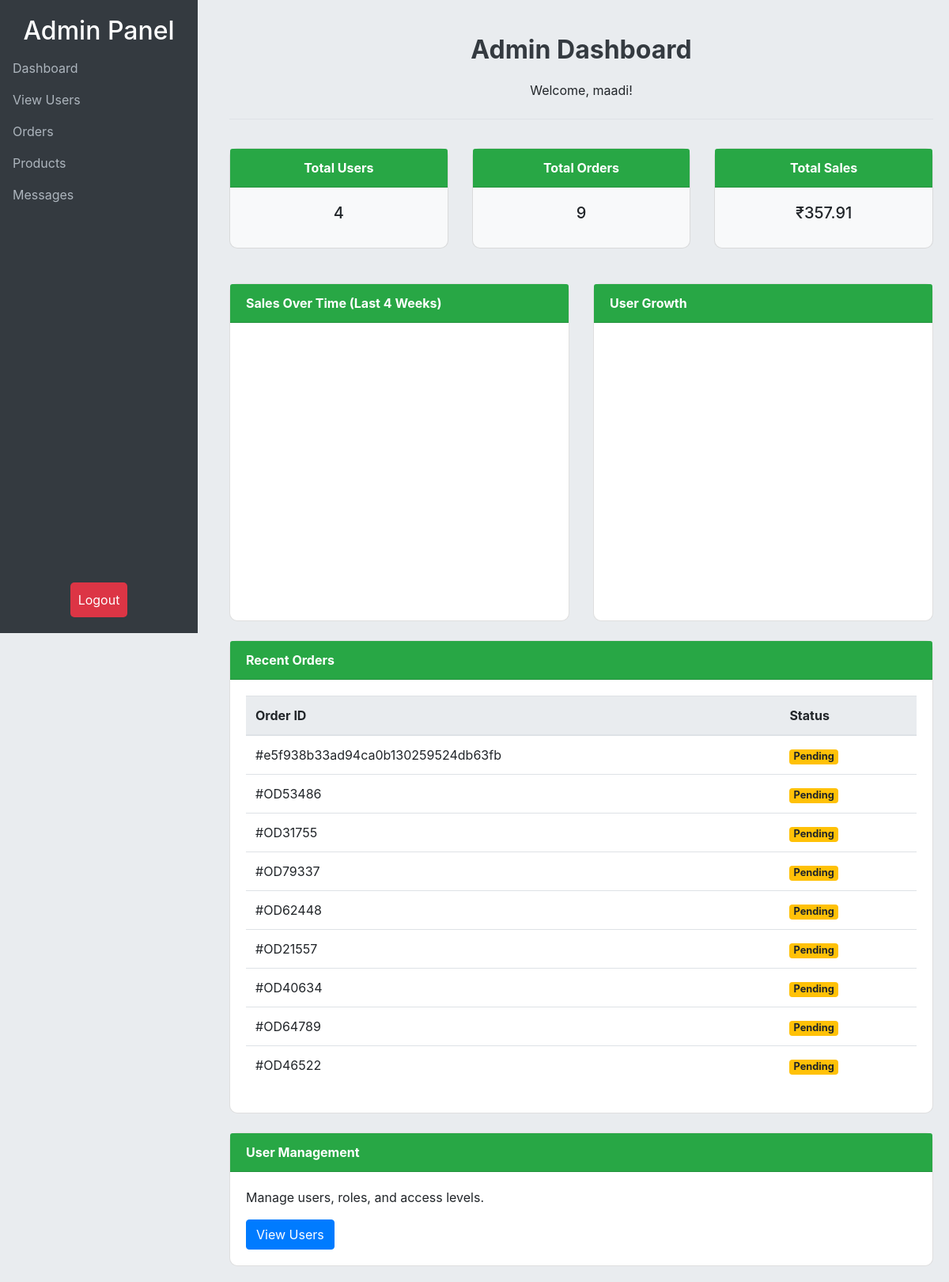
Page /custom_admin/dashboard/ (signed in) on the earlier database version.
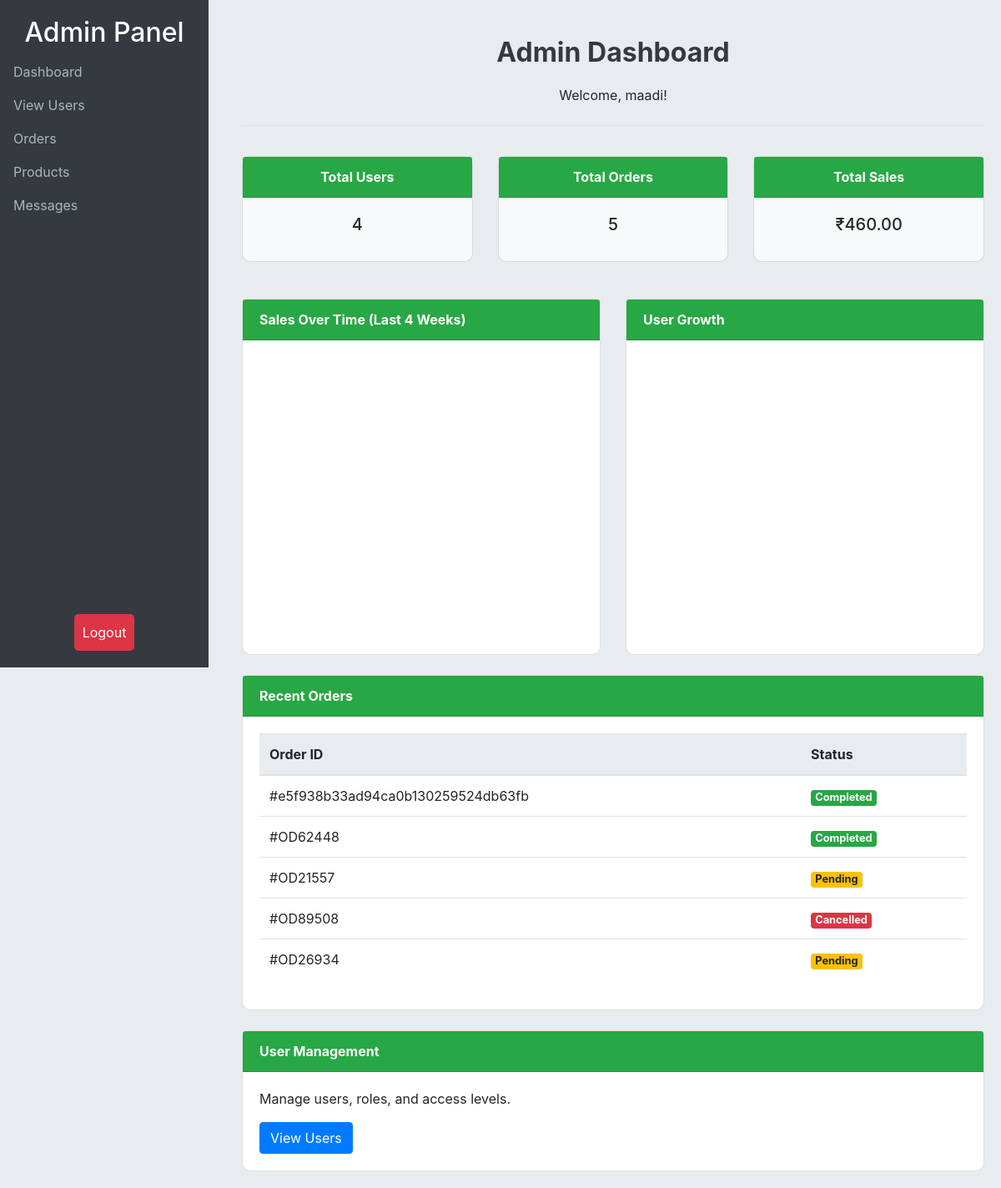
Same page on the later database version.
### shop/models.py (models this page shows, shortened)
class Order(models.Model):
    order_id = models.CharField(max_length=10, unique=True, editable=False)  # Format: ODxxxxx
    user = models.ForeignKey(User, on_delete=models.CASCADE)
    state = models.CharField(max_length=100, default=" ")
    total_price = models.DecimalField(max_digits=10, decimal_places=2)
    created_at = models.DateTimeField(auto_now_add=True)
    updated_at = models.DateTimeField(auto_now=True)
    status = models.CharField(max_length=20, default='Pending')
    cart = models.ForeignKey('Cart', on_delete=models.CASCADE, null=True)
    delivery_time = models.TextField(max_length=255, null=True)

### custom_admin/views.py (the view)
# urls.py: path('dashboard/', dashboard, name='dashboard'),
@login_required
def dashboard(request):
    user_count = User.objects.count()
    total_saless = Order.objects.aggregate(total=Sum('total_price'))['total'] or 0
    order_count = Order.objects.count()
    total_sales = (
    Order.objects.annotate(date=TruncDate('created_at'))
    .values('date')
    .annotate(total=Sum('total_price'))
    .order_by('date')
)
    today = timezone.now()
    last_4_weeks = [today - timedelta(weeks=i) for i in range(4)]
    user_growth_data = []
    user_growth_labels = []
    for week_start in last_4_weeks[::-1]:  # Reverse to display the most recent week first
        week_end = week_start + timedelta(weeks=1)
        new_users_count = User.objects.filter(date_joined__gte=week_start, date_joined__lt=week_end).count()
        user_growth_data.append(new_users_count)
        user_growth_labels.append(f'Week {len(user_growth_labels) + 1}')
    recent_orders = Order.objects.all()
    daily_user_count = (
    User.objects.annotate(date=TruncDate('date_joined'))
    .values('date')
    .annotate(count=Count('id'))
    .order_by('date')
)
    context = {
        'recent_orders': recent_orders,
        'user_count': user_count,
        'order_count': order_count,
        'total_sales': total_sales,
        'total_saless': total_saless,
        'user_growth_labels': user_growth_labels,  # Pass labels (e.g., 'Week 1', 'Week 2', ...)
        'new_user_data': user_growth_data,
         'daily_user_count':daily_user_count, # Pass new user data for the weeks
    }
    return render(request, 'dashboard.html', context)

### templates/dashboard.html (shortened to what the changed rows need)
<!DOCTYPE html>
<html lang="en">
<head>
    <link rel="stylesheet" href="https://stackpath.bootstrapcdn.com/bootstrap/4.5.2/css/bootstrap.min.css">
</head>
<body>
    <div class="sidebar">
        <h2 class="text-center">Admin Panel</h2>
    </div>
    <div class="content">
        <header class="pt-4 pb-2 mb-3 border-bottom">
            <h1 class="dashboard-header text-center">Admin Dashboard</h1>
        </header>
        <div class="row text-center">
            <div class="col-md-4">
                <div class="card bg-light">
                    <div class="card-body">
                        <h5 class="card-title">{{ order_count }}</h5>
                    </div>
                </div>
            </div>
            <div class="col-md-4">
                <div class="card bg-light">
                    <div class="card-body">
                        <h5 class="card-title">₹{{ total_saless|floatformat:2 }}</h5>
                    </div>
                </div>
            </div>
        </div>
        <div class="card mt-4">
            <div class="card-body">
                <table class="table table-hover">
                    <thead>
                        <tr>
                            <th>Order ID</th>
                            <th>Status</th>
                        </tr>
                    </thead>
                    <tbody>
                        {% for order in recent_orders %}
                        <tr>
                            <td>#{{ order.order_id }}</td>
                            <td>
                                {% if order.status == 'Pending' %}
                                <span class="badge badge-warning badge-custom">Pending</span>
                                {% elif order.status == 'Completed' %}
                                <span class="badge badge-success badge-custom">Completed</span>
                                {% elif order.status == 'Cancelled' %}
                                <span class="badge badge-danger badge-custom">Cancelled</span>
                                {% endif %}
                            </td>
                        </tr>
                        {% empty %}
                        <tr>
                            <td colspan="2" class="text-center">No recent orders.</td>
                        </tr>
                        {% endfor %}
                    </tbody>
                </table>
            </div>
        </div>
    </div>
</body>
</html>

Differences in the rows shown:
removed Order: order_id "OD53486", status "Pending"
removed Order: order_id "OD31755", status "Pending"
removed Order: order_id "OD79337", status "Pending"
removed Order: order_id "OD40634", status "Pending"
removed Order: order_id "OD64789", status "Pending"
removed Order: order_id "OD46522", status "Pending"
changed Order "e5f938b33ad94ca0b130259524db63fb": status "Pending" → "Completed"
changed Order "OD62448": status "Pending" → "Completed"
added Order: order_id "OD89508", status "Cancelled"
added Order: order_id "OD26934", status "Pending"
Other differences:
{{ order_count }}: "9" → "5"
{{ total_saless|floatformat:2 }}: "357.91" → "460.00"
